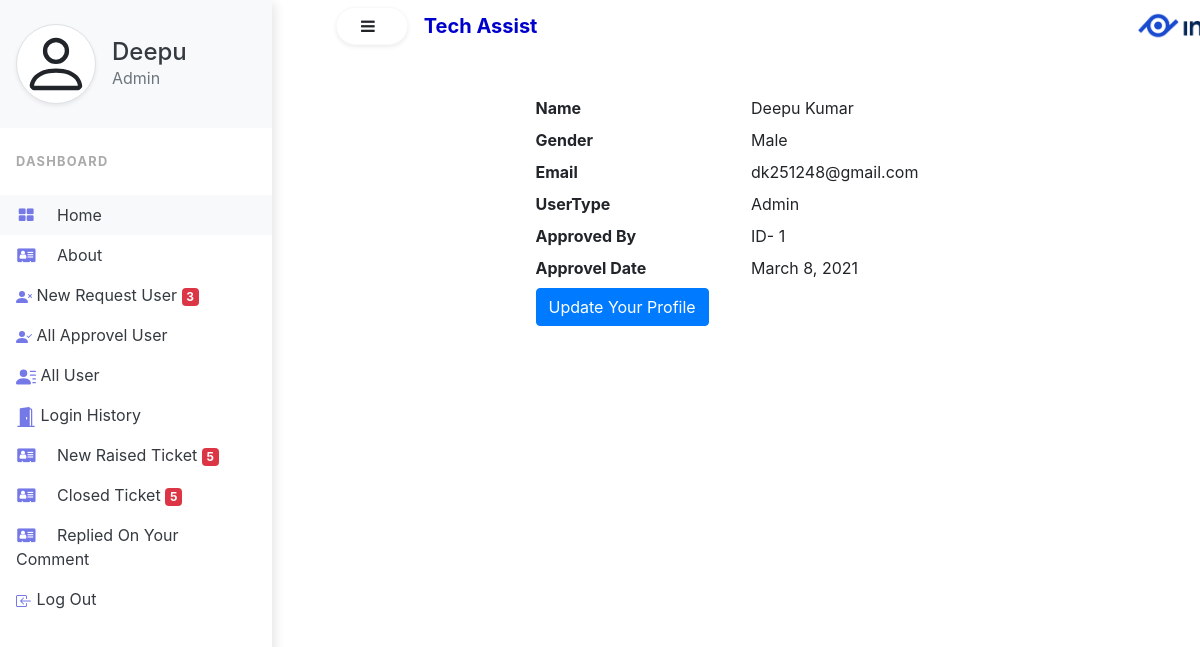
/adminprofile/ (signed in), run on the app's committed database.
### Help/models.py (models this page shows, shortened)
class UserModel(models.Model):
    first_name = models.CharField(max_length=100)
    mid_name = models.CharField(max_length=100, blank=True)
    last_name = models.CharField(max_length=100)
    gender = models.CharField(max_length=10)
    email = models.EmailField(max_length=100, unique=True)
    user_type = models.CharField(max_length=100, choices=USERTYPE)
    password = models.CharField(max_length=100, default=None)
    approved_by = models.CharField(max_length=100, null=True, blank=True)
    approved_date = models.DateField(auto_now=False, auto_now_add=False, null=True, blank=True )
    revoked_by = models.IntegerField(max_length=3, null=True, blank=True)
    revoke_date = models.DateField(auto_now=False, auto_now_add=False, null=True, blank=True)

### Help/views.py (the view)
# urls.py: path('adminprofile/', adminprofile),
def adminprofile(request):
    if request.session.get('name', 'None') == 'None':
        return redirect('/login/')
    if request.session['user_type'] != 'Admin':
        return redirect('/logout/')
    userdata = UserModel.objects.get(id=request.session['id'])
    new_request = UserModel.objects.filter(approved_by=None)
    tn = len(new_request)
    new_Raised_Ticket = TicketModel.objects.filter(status="New")
    nt = len(new_Raised_Ticket)
    closed_Ticket = TicketModel.objects.filter(status="Solved")
    ct = len(closed_Ticket)
    return render(request, 'adminprofile.html', {'userdata': userdata, 'tn': tn, 'nt':nt,'ct':ct})

### Help/templates/adminprofile.html (shortened to what this page needs)
{% extends 'index.html' %}
{% block sidenavbar %}
<div class="vertical-nav bg-white" id="sidebar">
  <div class="py-4 px-3 mb-4 bg-light">
    <div class="media d-flex align-items-center">
      <div class="media-body">
          <a href="/adminprofile/" class=" text-dark"><h4 class="m-0">{{ userdata.first_name }}</h4></a>
        <p class="font-weight-normal text-muted mb-0">{{ userdata.user_type }}</p>
      </div>
    </div>
  </div>
  <p class="text-gray font-weight-bold text-uppercase px-3 small pb-4 mb-0">Dashboard</p>
  <ul class="nav flex-column bg-white mb-0">
    <li class="nav-item">
      <a href="/" class="nav-link text-dark bg-light">
                <i class="fa fa-th-large mr-3 text-primary fa-fw"></i>
                home
            </a>
    </li>
    <li class="nav-item">
      <a href="#" class="nav-link text-dark">
                <i class="fa fa-address-card mr-3 text-primary fa-fw"></i>
                about
            </a>
    </li>
    <li class="nav-item">
      <a href="/viewnewrequest/" class="nav-link text-dark">
                New Request User <span class="badge badge-danger">{{ tn }}</span>
            </a>
    </li>
    <li class="nav-item">
      <a href="/viewapprovel/" class="nav-link text-dark">
                All Approvel User
            </a>
    </li>
      <li class="nav-item">
      <a href="/alluser/" class="nav-link text-dark text-dark">
                All User
            </a>
    </li>
       <li class="nav-item">
      <a href="/loginhistory" class="nav-link text-dark text-dark">
                Login History
            </a>
    </li>
      <li class="nav-item">
      <a href="/newraisedticketadmin/" class="nav-link text-dark">
                <i class="fa fa-address-card mr-3 text-primary fa-fw"></i>
                New Raised Ticket <span class="badge badge-danger">{{ nt }}</span>
            </a>
    </li>
      <li class="nav-item">
      <a href="/showclosedticketadmin/" class="nav-link text-dark">
                <i class="fa fa-address-card mr-3 text-primary fa-fw"></i>
                Closed Ticket <span class="badge badge-danger">{{ ct }}</span>
            </a>
        </li>
      <li class="nav-item">
      <a href="/repliedasmincomment/" class="nav-link text-dark">
                <i class="fa fa-address-card mr-3 text-primary fa-fw"></i>
                Replied On Your Comment
            </a>
    </li>
    <li class="nav-item">
      <a href="/logout/" class="nav-link text-dark">
                Log Out
            </a>
    </li>
  </ul>
</div>
{% endblock sidenavbar %}
{% block item %}
<div class="row">
    <div class="col-md-3"></div>
    <div class="col-md-6">
        <div class="row">
            <div class="col-md-6">
                <strong>Name</strong>
            </div>
            <div class="col-md-6">
                <label>{{ userdata.first_name }} {{ userdata.mid_name }}{{ userdata.last_name }}</label>
            </div>
        </div>
            <div class="row">
                <div class="col-md-6">
                    <strong>Gender</strong>
                </div>
                <div class="col-md-6">
                    <label>{{ userdata.gender }}</label>
                </div>
            </div>
            <div class="row">
                <div class="col-md-6">
                    <strong>Email</strong>
                </div>
                <div class="col-md-6">
                    <label>{{ userdata.email }}</label>
                </div>
            </div>
        <div class="row">
                <div class="col-md-6">
                    <strong>UserType</strong>
                </div>
                <div class="col-md-6">
                    <label>{{ userdata.user_type }}</label>
                </div>
            </div>
        <div class="row">
                <div class="col-md-6">
                    <strong>Approved By</strong>
                </div>
                <div class="col-md-6">
                    <label>ID- {{ userdata.approved_by }}</label>
                </div>
            </div>
        <div class="row">
                <div class="col-md-6">
                    <strong>Approvel Date</strong>
                </div>
                <div class="col-md-6">
                    <label>{{ userdata.approved_date }}</label>
                </div>
            </div>
        <div class="row">
                <div class="col-md-10">
                    <a class="btn btn-primary" href="#">Update Your Profile</a>
                </div>
            </div>
    </div>
{% endblock item %}

### Help/static/Help/css/index.css (style rules this page uses)
body { min-height: 100vh; overflow-x: hidden; }
.vertical-nav { min-width: 17rem; width: 17rem; height: 100vh; position: fixed; top: 0; left: 0; box-shadow: 3px 3px 10px rgba(0, 0, 0, 0.1); transition: all 0.4s; }
.text-uppercase { letter-spacing: 0.1em; }
.text-gray { color: #aaa; }
.nav-link { text-transform: capitalize; }
.text-primary { color:#7579e7 !important; }

### data on the page
UserModel: first_name "Deepu", user_type "Admin", last_name "Kumar", gender "Male", email "dk251248@gmail.com", approved_by "1", approved_date "March 8, 2021"

### other printed values
{{ tn }} "3"
{{ nt }} "5"
{{ ct }} "5"
